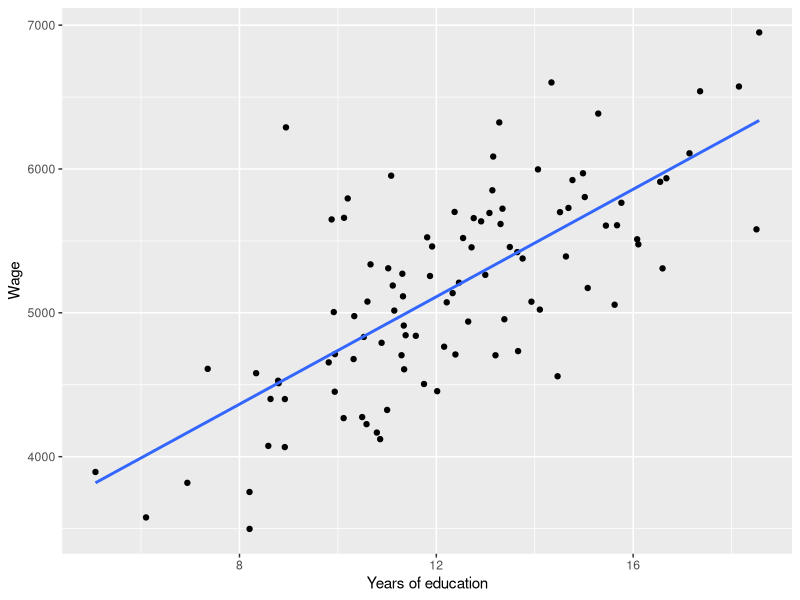
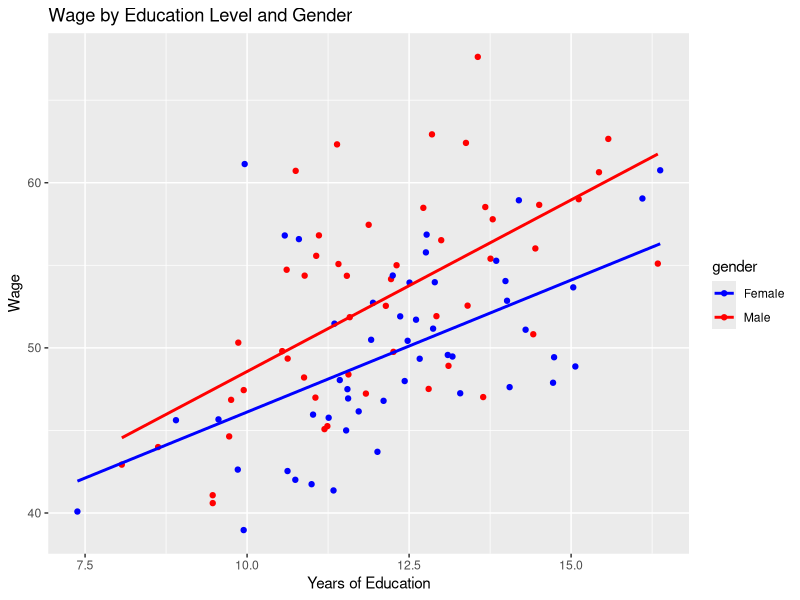

Write the R code that produced these figures, in order. (Note: this script raises an error after producing the figures.)
library(ggplot2)

set.seed(123)

# Simulate data
n <- 100
educ <- rnorm(n, mean = 12, sd = 3)
age <- rnorm(n, mean = 35, sd = 10)
wage <- 1000 + 200*educ + 50*age + rnorm(n, mean = 0, sd = 100)

# Create data frame
data <- data.frame(educ = educ, age = age, wage = wage)

# Plot data
ggplot(data, aes(x = educ, y = wage)) +
  geom_point() +
  geom_smooth(method = "lm", se = FALSE) +
  labs(x = "Years of education", y = "Wage")



# Catehorical

library(ggplot2)

# generate simulated data
set.seed(123)
gender <- factor(rep(c("Male", "Female"), each = 50))
educ <- rnorm(100, mean = 12, sd = 2)
wage <- 20 + 5*as.numeric(gender) + 2*educ + rnorm(100, mean = 0, sd = 5)
data <- data.frame(gender, educ, wage)

# plot the data with linear regression lines by gender
ggplot(data, aes(x = educ, y = wage, color = gender)) +
  geom_point() +
  geom_smooth(method = "lm", se = FALSE) +
  xlab("Years of Education") +
  ylab("Wage") +
  ggtitle("Wage by Education Level and Gender") +
  scale_color_manual(values = c("blue", "red"))



# Ejemplos
# simulate data
set.seed(123)
gasto <- exp(rnorm(100))
voters <- 1 + 2 * log(x) + rnorm(100)

# plot the data
library(ggplot2)
ggplot(data.frame(x = gasto, y = voters), aes(x, y)) + 
  geom_point() + 
  xlab("Gasto") + 
  ylab("Votantes")

# fit a linear model
fit_lm <- lm(y ~ x)
summary(fit_lm)

# plot the linear fit
ggplot(data.frame(x = x, y = y), aes(x, y)) + 
  geom_point() + 
  geom_smooth(method = "lm") +
  xlab("Gasto") + 
  ylab("Votantes")

# fit a linear-log model
fit_lmlg <- lm(y ~ log(x))
summary(fit_lmlg)

# plot the linear-log fit
ggplot(data.frame(x = x, y = y), aes(x, y)) + 
  geom_point() + 
  geom_smooth(method = "lm", formula = y ~ log(x)) +
  xlab("Gasto") + 
  ylab("Votantes")


# Log -x



# Simulate data
# Load libraries
library(ggplot2)
library(dplyr)

# Simulate data
set.seed(123)
exp <- runif(100, 0, 20)
wage <- exp^2 + rnorm(100, 0, 1)
data <- data.frame(exp, wage)

# Fit linear regression
fit_lin <- lm(wage ~ exp, data = data)
summary(fit_lin)

# Fit logarithmic regression
fit_log <- lm(log(wage) ~ exp, data = data)
summary(fit_log)

# Plot data and regression lines
library(ggplot2)
ggplot(data, aes(x = exp, y = wage)) +
  geom_point() +
  geom_smooth(method = "lm", formula = y ~ x, se = FALSE, color = "red") +
  geom_smooth(method = "lm", formula = log(y) ~ x, se = FALSE, color = "blue") +
  labs(title = "Wage vs Experience",
       x = "Experience",
     y = "Wage")


# log log
set.seed(123)
n <- 100
x <- exp(2  + rnorm(n))
y <- exp(2 * log(x) + rnorm(n))
data <- data.frame(x = x, y = y)

# Linear regression
fit_lm <- lm(y ~ x, data = data)
summary(fit_lm)

# Logarithmic regression
fit_log <- lm(log(y) ~ log(x), data = data)
summary(fit_log)

# Plotting the results
library(ggplot2)
ggplot(data, aes(x, y)) +
  geom_point() +
  geom_smooth(method = "lm", formula = y ~ x, se = FALSE, color = "red") +
  geom_smooth(method = "lm", formula = log(y) ~ log(x), se = FALSE, color = "blue") +
  scale_x_log10() +
  scale_y_log10()



# Cuadratic

set.seed(123)
n <- 100
exp <- runif(n, 0, 20)
beta0 <- 150000
beta1 <- 90000
beta2 <- -5000
wage <- beta0 + beta1*exp + beta2*exp^2 + 1000*rnorm(n, 0, 20)

df <- data.frame(exp, wage)

# Linear regression
model_lm <- lm(wage ~ exp, data = df)

# Quadratic regression
model_qr <- lm(wage ~ exp + I(exp^2), data = df)

# Plot
library(ggplot2)

ggplot(df, aes(exp, wage)) +
  geom_point() +
  geom_smooth(method = "lm", se = FALSE, color = "red") +
  geom_smooth(method = "lm", formula = y ~ x + I(x^2), se = FALSE, color = "blue") +
  labs(title = "Quadratic vs Linear Regression",
       x = "Experience",
       y = "Wage",
       color = "Regression Type") +
  scale_color_manual(values = c("red", "blue")) +
  theme_minimal()
 
options(scipen = 999)



# beta positive

# Cuadratic

set.seed(123)
n <- 100
exp <- runif(n, 0, 50)
beta0 <- 750
beta1 <- -30
beta2 <- 0.8
wage <- beta0 + beta1*exp + beta2*exp^2 + 30*rnorm(n, 0, 1)

df <- data.frame(exp, wage)

# Linear regression
model_lm <- lm(wage ~ exp, data = df)

# Quadratic regression
model_qr <- lm(wage ~ exp + I(exp^2), data = df)


ggplot(df, aes(exp, wage)) +
  geom_point() +
  geom_smooth(method = "lm", se = FALSE, color = "red") +
  geom_smooth(method = "lm", formula = y ~ x + I(x^2), se = FALSE, color = "blue") +
  labs(title = "Quadratic vs Linear Regression",
       x = "Edad",
       y = "Hacerle caso a los padres",
       color = "Regression Type") +
  scale_color_manual(values = c("red", "blue")) +
  theme_minimal()



# Interaction
library(ggplot2)

# Simulated data
# Create data
set.seed(123)
n <- 100
exp <- runif(n, 0, 20)
beta0 <- 500
beta1 <- 2
beta2 <- -0.5
age <- runif(n, 20, 60)
wage <- beta0 + beta1*exp + beta2*age*exp + rnorm(n, 0, 1)

df <- data.frame(exp, age, wage)

# Linear regression
model_int <- lm(wage ~ exp + age, data = df)

# Plot
library(ggplot2)

ggplot(df, aes(exp, wage, color = age)) +
  geom_point() +
  geom_smooth(method = "lm", se = FALSE, color = "red") +
  labs(title = "Linear Regression with Interaction term",
       x = "Experience",
       y = "Wage",
       color = "Age") +
  scale_color_viridis_c(option = "magma", name = "Age") +
  theme_minimal()


# Interaction with gender
set.seed(123)
n <- 200
exp <- runif(n, 0, 20)
gender <- sample(c("male", "female"), n, replace = TRUE)
beta0 <- 100000
beta1 <- 500
beta2 <- -100
beta3 <- 1000
beta4 <- -5000
wage <- beta0 + beta4*(gender == "male") + beta1*exp + beta2*exp^2 + beta3*exp*(gender == "male") + 1000*rnorm(n, 0, 1)

df <- data.frame(exp, gender, wage)

# Linear regression for females
fit_female <- lm(wage ~ exp, data = df %>% filter(gender == "female"))

# Quadratic regression for males
fit_male <- lm(wage ~ exp + I(exp^2) + I(exp*(gender == "male")), data = df %>% filter(gender == "male"))

# Plot
library(ggplot2)

ggplot(df, aes(exp, wage, color = gender)) +
  geom_point() +
  geom_smooth(data = df %>% filter(gender == "female"), method = "lm", formula = y ~ x + I(x^2), se = FALSE, color = "red") +
  geom_smooth(data = df %>% filter(gender == "male"), method = "lm", formula = y ~ x + I(x^2) , se = FALSE, color = "blue") +
  labs(title = "Quadratic vs Linear Regression by Gender",
       x = "Experience",
       y = "Wage",
       color = "Gender") +
  scale_color_manual(values = c("red", "blue")) +
  theme_minimal()



# Interaction

set.seed(123)
n <- 200
exp <- runif(n, 0, 20)
gender <- sample(c(0, 1), n, replace = TRUE)
marital_status <- sample(c(0, 1), n, replace = TRUE)
beta0 <- 10000
beta1 <- 2000
beta2 <- 7000
beta3 <- -4000
beta4 <- -10000
wage <- beta0 + beta1*exp + beta2*gender + beta3*marital_status + beta4*gender*marital_status + 2000*rnorm(n, 0, 1)

df <- data.frame(exp, gender, marital_status, wage)

df <- df %>% mutate(gender = as_factor(if_else(gender == 1, "Male", "Female")),
                    marital_status = as_factor(if_else(marital_status == 1, "Single", "Married"))) %>% 
  unite(gen_marital, c("gender", "marital_status"), sep = "-")
# Linear regression
fit_lm <- lm(wage ~ exp + gender + marital_status + gender*marital_status, data = df)

# Plot
library(ggplot2)

ggplot(df, aes(x = exp, y = wage, color = factor(gen_marital))) +
  geom_point() +
  geom_smooth(aes(group = gen_marital), method = "lm", se = FALSE) +
  scale_color_manual(values = c("red", "blue", "purple", "green")) +
  labs(title = "Linear Regression by Gender and Marital Status",
       x = "Experiencia",
       y = "Salario (diario)",
       color = "") +
  theme_minimal()


